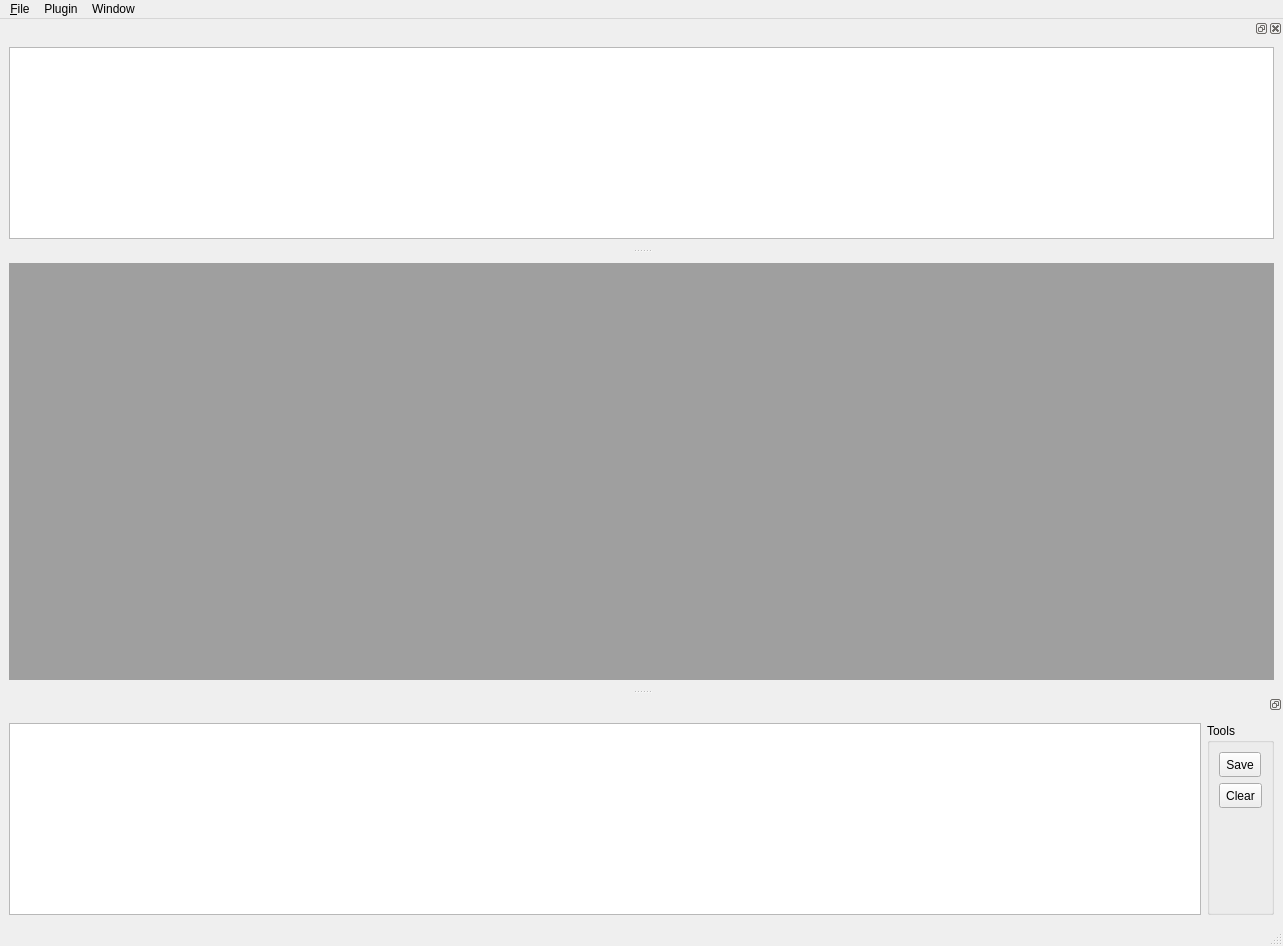
<?xml version="1.0" encoding="UTF-8"?>
<ui version="4.0">
 <class>NetworkView</class>
 <widget class="QMainWindow" name="NetworkView">
  <property name="geometry">
   <rect>
    <x>0</x>
    <y>0</y>
    <width>1283</width>
    <height>946</height>
   </rect>
  </property>
  <property name="windowTitle">
   <string>NetViewer</string>
  </property>
  <widget class="QWidget" name="centralwidget">
   <layout class="QVBoxLayout" name="verticalLayout_2">
    <item>
     <widget class="QMdiArea" name="m_mdiArea">
      <property name="enabled">
       <bool>true</bool>
      </property>
     </widget>
    </item>
   </layout>
  </widget>
  <widget class="QMenuBar" name="menubar">
   <property name="geometry">
    <rect>
     <x>0</x>
     <y>0</y>
     <width>1283</width>
     <height>20</height>
    </rect>
   </property>
   <widget class="QMenu" name="menu_File">
    <property name="title">
     <string>&amp;File</string>
    </property>
    <addaction name="actionDevice_Selection"/>
    <addaction name="separator"/>
    <addaction name="actionPreferences"/>
    <addaction name="actionQuit"/>
   </widget>
   <widget class="QMenu" name="menuPlugin">
    <property name="title">
     <string>Plugin</string>
    </property>
   </widget>
   <widget class="QMenu" name="menuWindow">
    <property name="title">
     <string>Window</string>
    </property>
    <addaction name="actionTile_Windows"/>
    <addaction name="actionCascade_Windows"/>
    <addaction name="actionClose_All_Windows"/>
    <addaction name="separator"/>
   </widget>
   <addaction name="menu_File"/>
   <addaction name="menuPlugin"/>
   <addaction name="menuWindow"/>
  </widget>
  <widget class="QStatusBar" name="statusbar"/>
  <widget class="QDockWidget" name="dockWidget">
   <property name="features">
    <set>QDockWidget::DockWidgetFloatable|QDockWidget::DockWidgetMovable</set>
   </property>
   <attribute name="dockWidgetArea">
    <number>8</number>
   </attribute>
   <widget class="QWidget" name="dockWidgetContents">
    <layout class="QHBoxLayout" name="horizontalLayout">
     <item>
      <widget class="QTextEdit" name="m_textEdit"/>
     </item>
     <item>
      <widget class="QGroupBox" name="groupBox">
       <property name="maximumSize">
        <size>
         <width>16777215</width>
         <height>16777215</height>
        </size>
       </property>
       <property name="title">
        <string>Tools</string>
       </property>
       <layout class="QVBoxLayout" name="verticalLayout">
        <item>
         <widget class="QToolButton" name="saveToolButton">
          <property name="minimumSize">
           <size>
            <width>0</width>
            <height>25</height>
           </size>
          </property>
          <property name="text">
           <string>Save</string>
          </property>
         </widget>
        </item>
        <item>
         <widget class="QToolButton" name="clearToolButton">
          <property name="minimumSize">
           <size>
            <width>0</width>
            <height>25</height>
           </size>
          </property>
          <property name="text">
           <string>Clear</string>
          </property>
         </widget>
        </item>
        <item>
         <spacer name="verticalSpacer">
          <property name="orientation">
           <enum>Qt::Vertical</enum>
          </property>
          <property name="sizeHint" stdset="0">
           <size>
            <width>20</width>
            <height>40</height>
           </size>
          </property>
         </spacer>
        </item>
       </layout>
      </widget>
     </item>
    </layout>
   </widget>
  </widget>
  <widget class="QDockWidget" name="dockWidget_3">
   <attribute name="dockWidgetArea">
    <number>4</number>
   </attribute>
   <widget class="QWidget" name="dockWidgetContents_4">
    <layout class="QVBoxLayout" name="verticalLayout_3">
     <item>
      <widget class="QGraphicsView" name="m_moduleGraphicsView">
       <property name="sizePolicy">
        <sizepolicy hsizetype="Expanding" vsizetype="Expanding">
         <horstretch>0</horstretch>
         <verstretch>0</verstretch>
        </sizepolicy>
       </property>
       <property name="minimumSize">
        <size>
         <width>0</width>
         <height>150</height>
        </size>
       </property>
      </widget>
     </item>
    </layout>
   </widget>
  </widget>
  <action name="actionInteractive_Arm">
   <property name="checkable">
    <bool>true</bool>
   </property>
   <property name="text">
    <string>Interactive Arm</string>
   </property>
  </action>
  <action name="actionDevice_Selection">
   <property name="text">
    <string>Device Selection</string>
   </property>
  </action>
  <action name="actionTile_Windows">
   <property name="text">
    <string>Tile Windows</string>
   </property>
  </action>
  <action name="actionClose_All_Windows">
   <property name="text">
    <string>Close All Windows</string>
   </property>
  </action>
  <action name="actionCascade_Windows">
   <property name="text">
    <string>Cascade Windows</string>
   </property>
  </action>
  <action name="actionQuit">
   <property name="text">
    <string>Quit</string>
   </property>
  </action>
  <action name="actionPreferences">
   <property name="text">
    <string>Preferences</string>
   </property>
  </action>
 </widget>
 <resources/>
 <connections/>
</ui>
